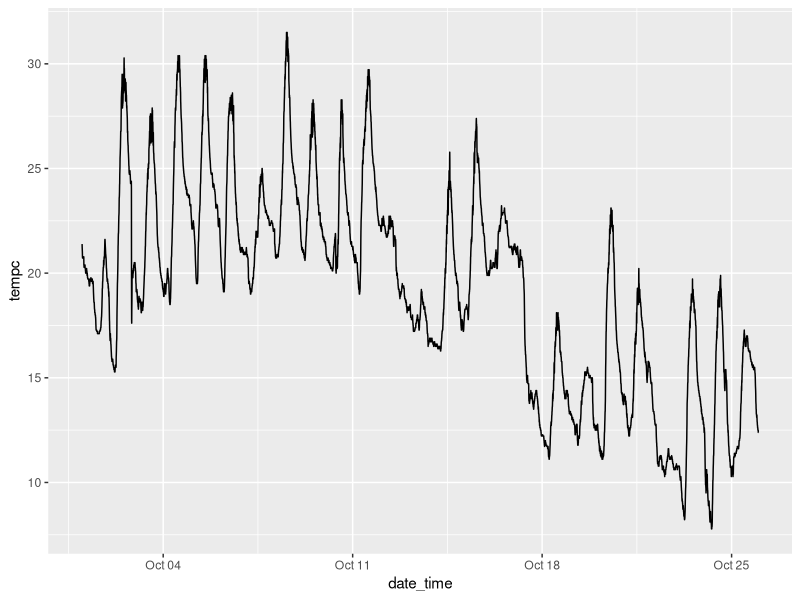
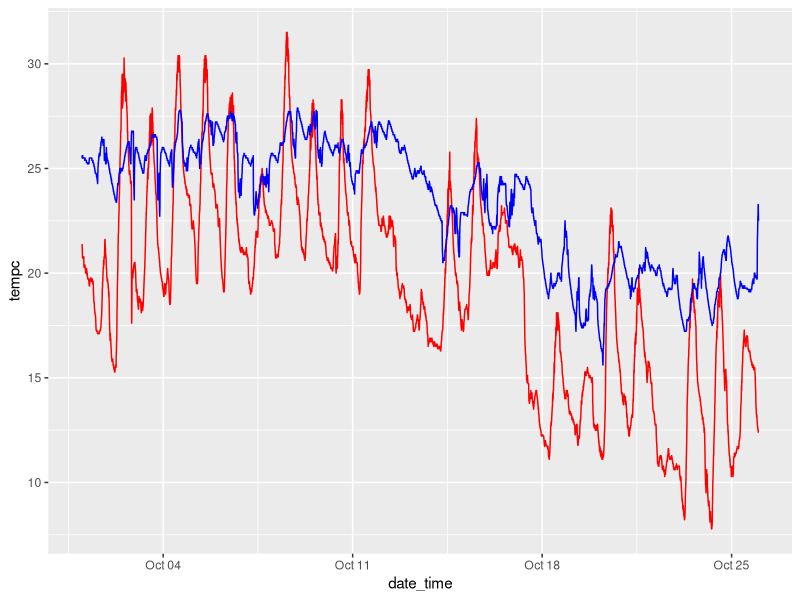
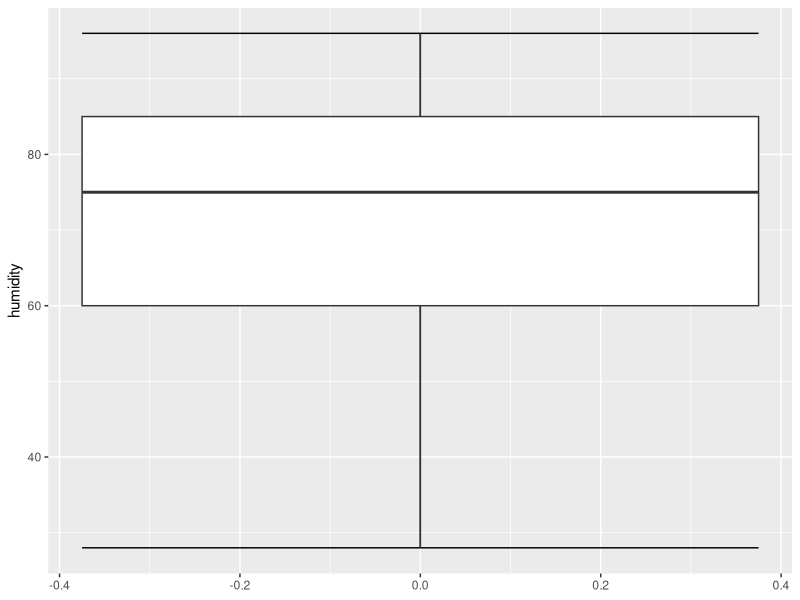
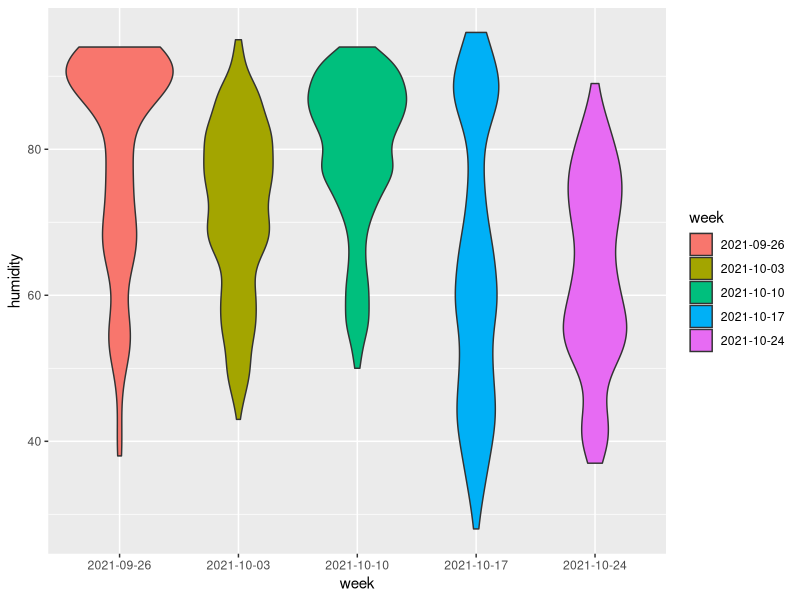

These charts were generated, in order, by the following R code:
### 応用プログラミング3
### 第6回　ggplot2パッケージによるグラフィックス作成 (2)
### 週次課題　解答


#--------------------------------------------------------------------#
# 以下に、問題文の意図を実現するRプログラムを記述してください。
# Posit Cloud上で実行できることを確認し、提出してください。
# プログラムの内容について、適宜コメントを記述してください。
# 1行1行コメントする必要はありませんが、「何をしようとしているか」がわかるように
# してください。コメントの一切ないプログラムは、評価が下がります。
#--------------------------------------------------------------------#

# Q1: データとパッケージの読み込み

# Q1-1: tidyverseパッケージを読み込んでください。
# (自動的にreadr, ggplot2パッケージも読み込まれます)

library(tidyverse)

# Q1-2: weather_data.csvをreadrパッケージの
# read_csv() 関数で読み込んでください。

df <- read_csv("./weather_data.csv")

#--------------------------------------------------------------------#

# 注: 前回と今回は ggplot2 パッケージについての内容なので、以下の「グラフを
# 描いてください」という課題については、すべて ggplot2 の文脈でプログラミングし、
# 回答してください。

#--------------------------------------------------------------------#

# Q2: 折れ線グラフ

# Q2-1: データフレーム df の「date_time」列と「tempc」列 (屋外の気温) について、
# x軸をdate_time、y軸をtempcとして折れ線グラフを作成してください。
# グラフをファイルとして保存する必要はありません。

ggplot(df, aes(x = date_time, y = tempc)) +
    geom_line()

#--------------------------------------------------------------------#

# Q2-2: データフレーム df の「date_time」列と「tempc」列 (屋外の気温)
# および「tempinc」(屋内の気温) について、x軸をdate_timeとし、tempcとtempincの値を
# それぞれ折れ線グラフとして、1枚のグラフィックスの中に重ねて描画してください。
# 単位が同じなので、軸は片側だけでよいです。また、線の区別をつけるために、
# tempcの色 (colour) を "red"、tempincの色を "blue" と指定してください。
# グラフをファイルとして保存する必要はありません。

ggplot(df, aes(x = date_time, y = tempc)) +
    geom_line(colour = "red") +
    geom_line(aes(y = tempinc), colour = "blue")

#--------------------------------------------------------------------#

# Q3: 箱ひげ図とバイオリンプロット

# Q3-1: データフレーム df の「humidity」(屋外の湿度) 列について、箱ひげ図を作成してください。
# 「ひげ」の両端には横棒も示してください。

ggplot(df, aes(y = humidity)) +
    stat_boxplot(geom = "errorbar") +
    geom_boxplot()

#--------------------------------------------------------------------#

# Q3-2: データフレーム df の「humidity」列について、週別のバイオリンプロットを作成してください。

# tidyverseにおいて日付データを扱うlubridateパッケージを読み込む
library(lubridate)

# データから日時と湿度のみを選択し、週単位でグループ化する (週の開始日をfactor型に変換する)
df_week <- df %>% select(date_time, humidity) %>% group_by(week = as.factor(floor_date(date_time, unit = "week")))

# 以下を埋めてください
ggplot(df_week, aes(x = week, y = humidity, fill = week)) +
    geom_violin()


#--------------------------------------------------------------------#
# 作成したプログラムをPosit Cloudからダウンロードし、Google Classroomの
# 課題ページに提出してください。ファイル名を変更する必要はありません。
